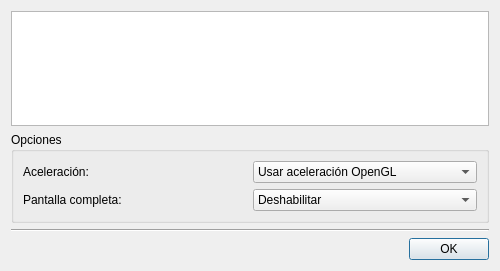
<?xml version="1.0" encoding="UTF-8"?>
<ui version="4.0">
 <class>Dialog</class>
 <widget class="QDialog" name="Dialog">
  <property name="geometry">
   <rect>
    <x>0</x>
    <y>0</y>
    <width>500</width>
    <height>271</height>
   </rect>
  </property>
  <property name="windowTitle">
   <string>Lanzador de pilas-engine</string>
  </property>
  <layout class="QGridLayout" name="gridLayout_2">
   <item row="0" column="0">
    <widget class="QGraphicsView" name="graphicsView"/>
   </item>
   <item row="1" column="0">
    <widget class="QGroupBox" name="groupBox">
     <property name="title">
      <string>Opciones</string>
     </property>
     <layout class="QGridLayout" name="gridLayout">
      <item row="0" column="0">
       <widget class="QLabel" name="label">
        <property name="text">
         <string>Aceleración:</string>
        </property>
        <property name="buddy">
         <cstring>comboBox</cstring>
        </property>
       </widget>
      </item>
      <item row="0" column="1">
       <widget class="QComboBox" name="comboBox">
        <item>
         <property name="text">
          <string>Usar aceleración OpenGL</string>
         </property>
        </item>
        <item>
         <property name="text">
          <string>Sin aceleración</string>
         </property>
        </item>
       </widget>
      </item>
      <item row="1" column="0">
       <widget class="QLabel" name="label_2">
        <property name="text">
         <string>Pantalla completa:</string>
        </property>
       </widget>
      </item>
      <item row="1" column="1">
       <widget class="QComboBox" name="comboBox_2">
        <item>
         <property name="text">
          <string>Deshabilitar</string>
         </property>
        </item>
        <item>
         <property name="text">
          <string>Habilitar</string>
         </property>
        </item>
       </widget>
      </item>
     </layout>
    </widget>
   </item>
   <item row="2" column="0">
    <widget class="Line" name="line">
     <property name="orientation">
      <enum>Qt::Horizontal</enum>
     </property>
    </widget>
   </item>
   <item row="3" column="0">
    <widget class="QDialogButtonBox" name="buttonBox">
     <property name="orientation">
      <enum>Qt::Horizontal</enum>
     </property>
     <property name="standardButtons">
      <set>QDialogButtonBox::Ok</set>
     </property>
     <property name="centerButtons">
      <bool>false</bool>
     </property>
    </widget>
   </item>
  </layout>
 </widget>
 <resources/>
 <connections>
  <connection>
   <sender>buttonBox</sender>
   <signal>accepted()</signal>
   <receiver>Dialog</receiver>
   <slot>accept()</slot>
   <hints>
    <hint type="sourcelabel">
     <x>248</x>
     <y>254</y>
    </hint>
    <hint type="destinationlabel">
     <x>157</x>
     <y>274</y>
    </hint>
   </hints>
  </connection>
  <connection>
   <sender>buttonBox</sender>
   <signal>rejected()</signal>
   <receiver>Dialog</receiver>
   <slot>reject()</slot>
   <hints>
    <hint type="sourcelabel">
     <x>316</x>
     <y>260</y>
    </hint>
    <hint type="destinationlabel">
     <x>286</x>
     <y>274</y>
    </hint>
   </hints>
  </connection>
 </connections>
</ui>
